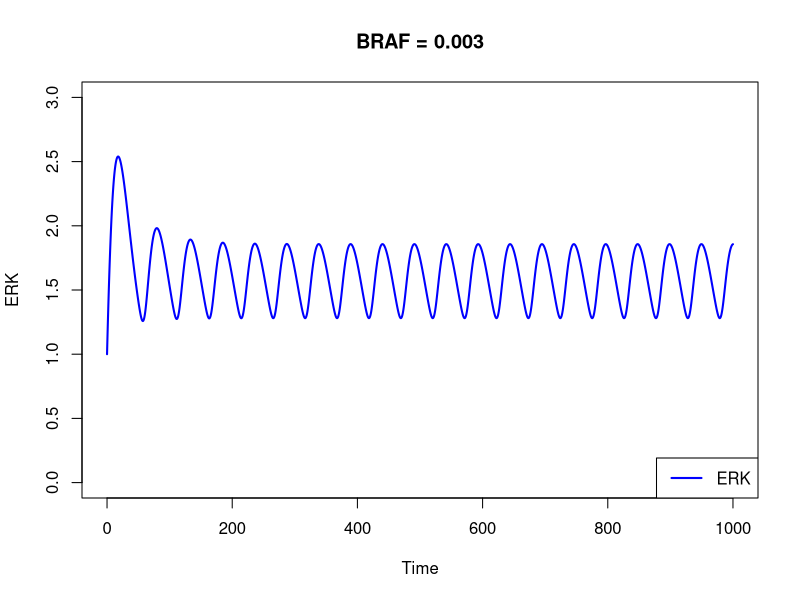
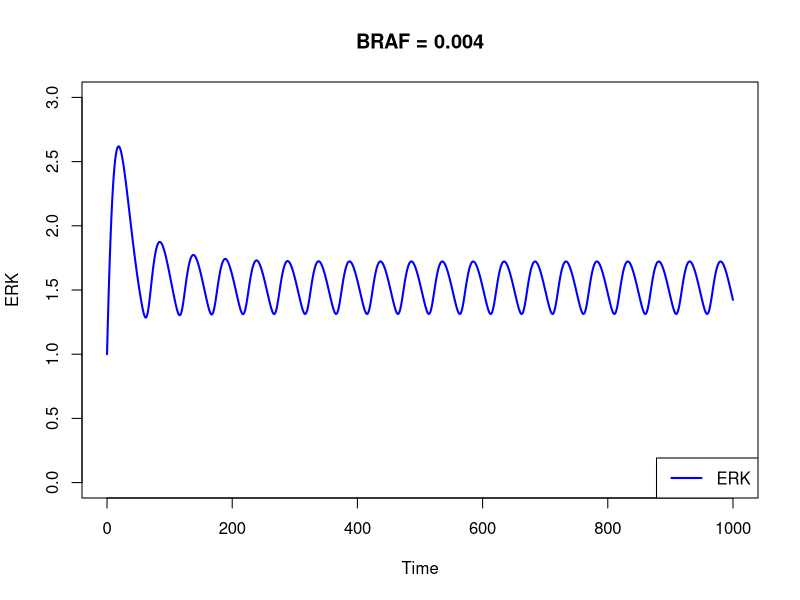
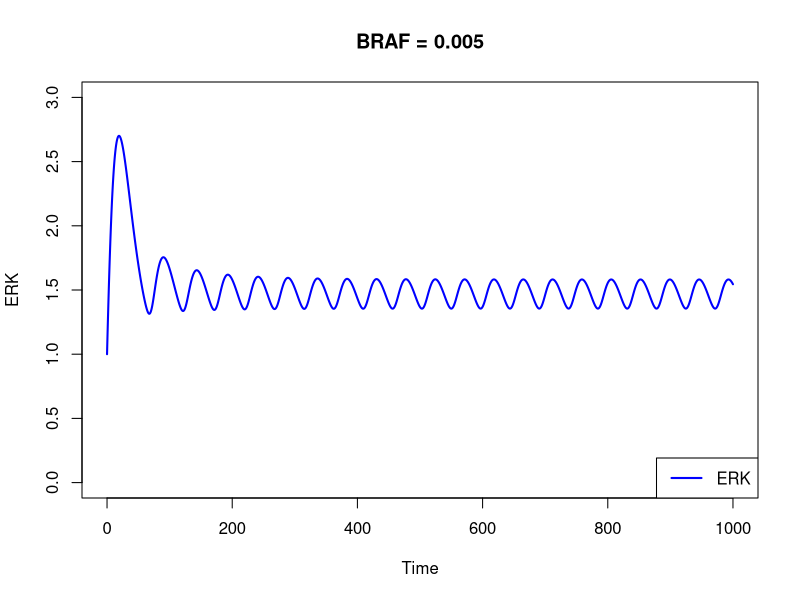
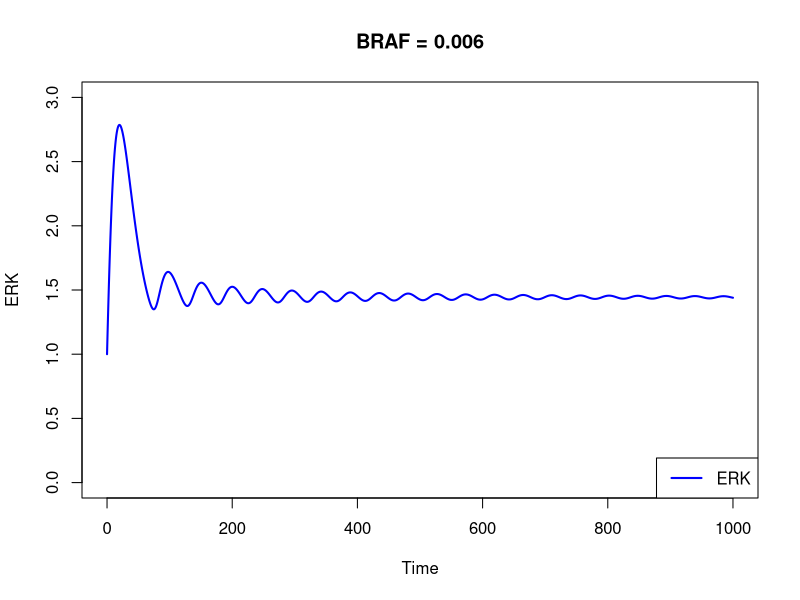
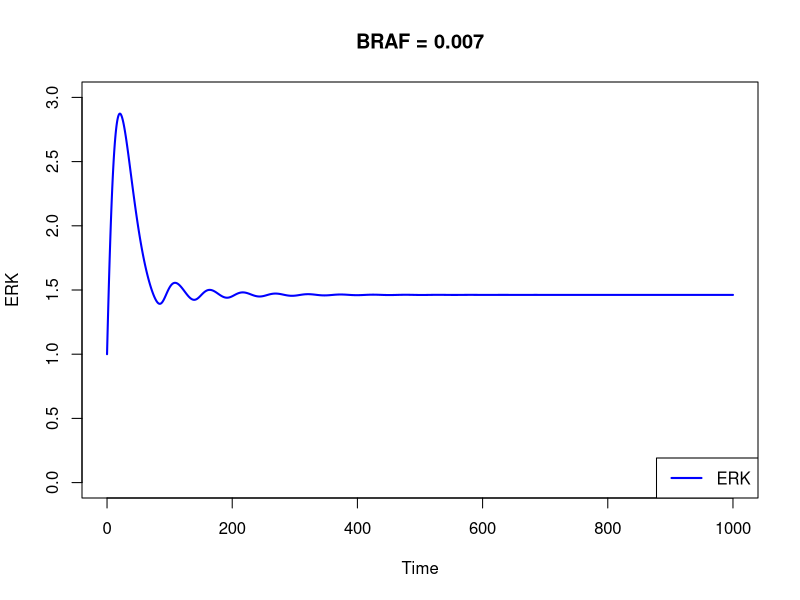
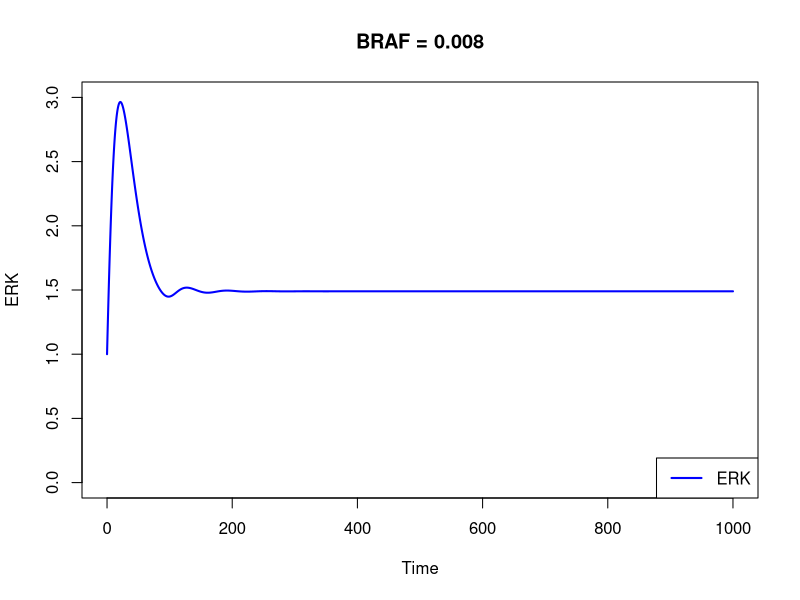
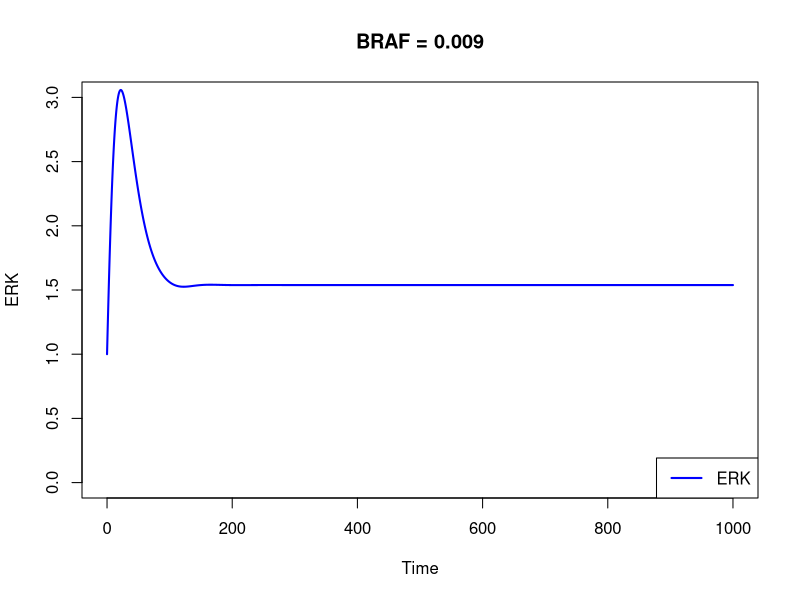
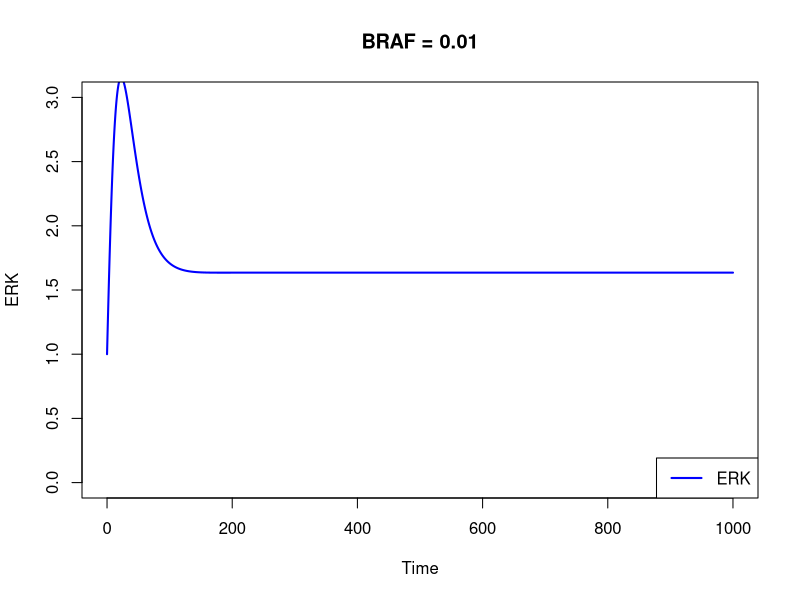

R code for these plots, in order:
####################### Bifurcations ##########################

rm(list=ls())

library(deSolve)
library(ggplot2)

params <- c(BRAF = 0.005, NRAS =0.01, Ras = 0.5, 
            PTEN_base = 0.8, A = 0.2, omega = 0.02, 
            beta_ras = 0.4,
            beta_nras = 0.25,
            beta_braf = 6, beta_raf = 0.1,
            beta_nras1 = 0.1, beta_ras1 = 0.15, beta_pi3k = 0.25,
            beta_pten = 0.1,
            beta_mek = 0.25,
            
            alpha_raf = 0.05, alpha_mek = 0.1, alpha_erk = 0.1,
            alpha_pi3k = 0.08, alpha_pip3 = 0.11
)

# Define the initial conditions
initial_conditions <- c(Raf = 1, 
                        MEK = 1.2, 
                        PI3K = 1, 
                        PIP3 = 1,
                        ERK = 1)

# Define the time sequence for the simulation
times <- seq(0, 1000, by = 0.1)
#times <- seq(0, 86400, by = 10)

# Define the ODE function
MAPK_pathway <- function(time, state, parameters) {
  with(as.list(c(state, parameters)), {
    
    # Sinusoidal PTEN with time-dependent oscillations
    PTEN <- PTEN_base + A * sin(omega * time)
    
    # ODEs for MAPK pathway
    # dRaf <- beta_nras * NRAS + beta_ras * Ras - alpha_raf * Raf
    dRaf <- 1/(1+(ERK/1.3)^30)* beta_ras * Ras + beta_nras * NRAS - alpha_raf * Raf
    
    dMEK <- beta_braf * BRAF + beta_raf * Raf - alpha_mek * MEK
    
    dERK <- beta_mek * MEK - alpha_erk * ERK
    
    # ODEs for Akt pathway
    dPI3K <- beta_nras1 * NRAS + beta_ras1 * Ras - alpha_pi3k * PI3K
    
    dPIP3 <- beta_pi3k * PI3K - beta_pten * PTEN - alpha_pip3 * PIP3
    
    return(list(c(dRaf, dMEK, dPI3K, dPIP3, dERK)))
  })
}

out <- ode(y = initial_conditions, times = times, func = MAPK_pathway, parms = params)

out_df <- as.data.frame(out)


###########################################################################
############################ Amplitude vs BRAF ############################ 
###########################################################################
# Initialize a vector to store the amplitudes for each BRAF value
braf_values <- seq(0.003, 0.01, by = 0.001)
amplitudes <- numeric(length(braf_values))

# Loop through the different BRAF values
for (i in 1:length(braf_values)) {
  # Update the BRAF parameter
  params["BRAF"] <- braf_values[i]
  
  # Run the ODE simulation
  out <- ode(y = initial_conditions, times = times, func = MAPK_pathway, parms = params)
  
  out_df <- as.data.frame(out)
  
  # Step 1: Remove the initial transient data (e.g., the first 500 time points)
  steady_state_erk <- out_df$ERK[out_df$time > 500]  # Adjust time as needed to skip transients
  
  # Step 2: Calculate the amplitude of the steady-state oscillations
  amplitude_erk <- max(steady_state_erk) - min(steady_state_erk)
  
  # Store the amplitude for the current BRAF value
  amplitudes[i] <- amplitude_erk
  
  # Optional: Plot ERK for each BRAF value
  plot(out_df$time, out_df$ERK, type = "l", col = "blue", lwd = 2, main = paste("BRAF =", round(braf_values[i], 4)),
       xlab = "Time", ylab = "ERK", ylim = c(0, 3))
  # lines(out_df$time, out_df$PIP3, col = "magenta", lwd = 2)
  legend("bottomright", legend = c("ERK"), col = c("blue"), lty = 1, lwd = 2)
  
  # Pause between plots (optional)
  Sys.sleep(0.5)  # Adds a small delay so each plot is visible
}

# Print the amplitudes for each BRAF value
print("Amplitudes for each BRAF value:")
print(amplitudes)

# Plot the amplitude vs BRAF value
plot(braf_values, amplitudes, type = "b", col = "blue", pch = 19, main = "Amplitude of ERK vs BRAF",
     xlab = "BRAF", ylab = "Amplitude", ylim = c(0, max(amplitudes)))

### Nice plot
# Enhanced plot of Amplitude vs BRAF value
par(mfrow = c(1, 1))
plot(braf_values, amplitudes, type = "b", col = "dodgerblue3", pch = 19, lwd = 2,
     main = "Amplitude of ERK vs BRAF",
     xlab = "BRAF", ylab = "Amplitude", ylim = c(0, max(amplitudes) * 1.1),
     cex.main = 1.5, cex.lab = 1.2, cex.axis = 1.1, font.main = 2)

# Add a subtle grid for better readability
grid(col = "gray85", lty = "dotted")

# Optional: Add a smoother line to emphasize trends if it suits your data
lines(smooth.spline(braf_values, amplitudes), col = "darkblue", lwd = 1.5, lty = "solid")

# Highlight data points
points(braf_values, amplitudes, col = "dodgerblue3", pch = 19, cex = 1.3)


###########################################################################
############################ Amplitude vs NRAS ############################ 
###########################################################################
# Initialize a vector to store the amplitudes for each BRAF value
nras_values <- seq(0.01, 0.08, by = 0.005)
amplitudes <- numeric(length(nras_values))

# Loop through the different BRAF values
for (i in 1:length(nras_values)) {
  # Update the NRAS parameter
  params["NRAS"] <- nras_values[i]
  
  # Run the ODE simulation
  out <- ode(y = initial_conditions, times = times, func = MAPK_pathway, parms = params)
  
  out_df <- as.data.frame(out)
  
  # Step 1: Remove the initial transient data (e.g., the first 500 time points)
  steady_state_erk <- out_df$ERK[out_df$time > 500]  # Adjust time as needed to skip transients
  
  # Step 2: Calculate the amplitude of the steady-state oscillations
  amplitude_erk <- max(steady_state_erk) - min(steady_state_erk)
  
  # Store the amplitude for the current BRAF value
  amplitudes[i] <- amplitude_erk
  
  # Optional: Plot ERK for each BRAF value
  plot(out_df$time, out_df$ERK, type = "l", col = "blue", lwd = 2, main = paste("NRAS =", round(nras_values[i], 4)),
       xlab = "Time", ylab = "ERK", ylim = c(0, 3))
  lines(out_df$time, out_df$PIP3, col = "magenta", lwd = 2)
  legend("bottomright", legend = c("ERK"), col = c("blue"), lty = 1, lwd = 2)
  
  # Pause between plots (optional)
  Sys.sleep(0.5)  # Adds a small delay so each plot is visible
}

# Print the amplitudes for each BRAF value
print("Amplitudes for each NRAS value:")
print(amplitudes)

### Nice plot
# Enhanced plot of Amplitude vs BRAF value
par(mfrow = c(1, 1))
plot(nras_values, amplitudes, type = "b", col = "forestgreen", pch = 19, lwd = 2,
     main = "Amplitude of ERK vs NRAS",
     xlab = "NRAS", ylab = "Amplitude", ylim = c(0, max(amplitudes) * 1.1),
     cex.main = 1.5, cex.lab = 1.2, cex.axis = 1.1, font.main = 2)

# Add a subtle grid for better readability
grid(col = "gray85", lty = "dotted")

# Optional: Add a smoother line to emphasize trends if it suits your data
lines(smooth.spline(nras_values, amplitudes), col = "darkgreen", lwd = 1.5, lty = "solid")

# Highlight data points
points(nras_values, amplitudes, col = "forestgreen", pch = 19, cex = 1.3)



###########################################################################
######################### Phase plot of ERK vs MEK ######################## 
###########################################################################

rm(list=ls())

params <- c(BRAF = 0.005, NRAS =0.01, Ras = 0.5, 
            PTEN_base = 0.8, A = 0.2, omega = 0.02, 
            beta_ras = 0.4,
            beta_nras = 0.25,
            beta_braf = 6, beta_raf = 0.1,
            beta_nras1 = 0.1, beta_ras1 = 0.15, beta_pi3k = 0.25,
            beta_pten = 0.1,
            beta_mek = 0.25,
            
            alpha_raf = 0.05, alpha_mek = 0.1, alpha_erk = 0.1,
            alpha_pi3k = 0.08, alpha_pip3 = 0.11
)

# Define the initial conditions
initial_conditions <- c(Raf = 1, 
                        MEK = 1.2, 
                        PI3K = 1, 
                        PIP3 = 1,
                        ERK = 1)

# Define the time sequence for the simulation
times <- seq(0, 1000, by = 0.1)
#times <- seq(0, 86400, by = 10)

# Define the ODE function
MAPK_pathway <- function(time, state, parameters) {
  with(as.list(c(state, parameters)), {
    
    # Sinusoidal PTEN with time-dependent oscillations
    PTEN <- PTEN_base + A * sin(omega * time)
    
    # ODEs for MAPK pathway
    # dRaf <- beta_nras * NRAS + beta_ras * Ras - alpha_raf * Raf
    dRaf <- 1/(1+(ERK/1.3)^30)* beta_ras * Ras + beta_nras * NRAS - alpha_raf * Raf
    
    dMEK <- beta_braf * BRAF + beta_raf * Raf - alpha_mek * MEK
    
    dERK <- beta_mek * MEK - alpha_erk * ERK
    
    # ODEs for Akt pathway
    dPI3K <- beta_nras1 * NRAS + beta_ras1 * Ras - alpha_pi3k * PI3K
    
    dPIP3 <- beta_pi3k * PI3K - beta_pten * PTEN - alpha_pip3 * PIP3
    
    return(list(c(dRaf, dMEK, dPI3K, dPIP3, dERK)))
  })
}

out <- ode(y = initial_conditions, times = times, func = MAPK_pathway, parms = params)

out_df <- as.data.frame(out)

# Remove the initial transient data (e.g., the first 500 time points)
steady_state_erk <- out_df$ERK[out_df$time > 500]  # Adjust time as needed to skip transients
steady_state_mek <- out_df$MEK[out_df$time > 500]  # MEK values after transient

# Create a phase plot (ERK vs MEK)
par(mfrow = c(1, 1))
plot(steady_state_erk, steady_state_mek, type = "l", col = "dodgerblue", lwd = 2,
     xlab = "ERK", ylab = "MEK", main = "Phase Plot: ERK vs MEK", 
     cex.main = 1.5, cex.lab = 1.2, cex.axis = 1.1, font.main = 2,
     xlim = c(min(steady_state_erk), max(steady_state_erk)),  # Adjust X-axis limits
     ylim = c(min(steady_state_mek), max(steady_state_mek))) # Adjust Y-axis limits

# Add a subtle grid for better readability
grid(col = "gray85", lty = "dotted")




###########################################################################
####################### Phase plot of PI3K vs PIP3 ######################## 
###########################################################################
